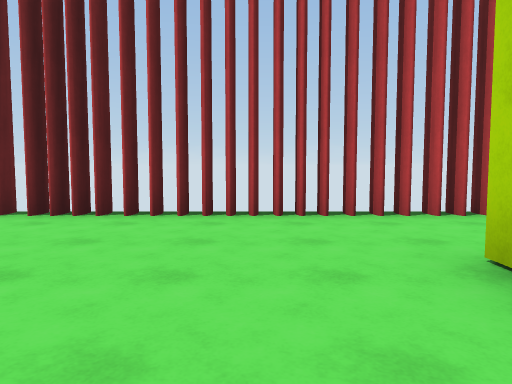
view 1 (above)

24 first-person views from a walk through a Unity game level. The camera is 1.3 m above the floor, tilts 4° down and sees 70° across. The floor is counted in squares, 2 m on a side. Each view is taken from the middle of a square. On the plan, view 1 faces up. The plan holds only what a view shows up to about 11 squares ahead; the rest is blank. The place goes on beyond the plan. The player is left out. Surface patterns are stand-ins for the level's own textures.

view 2
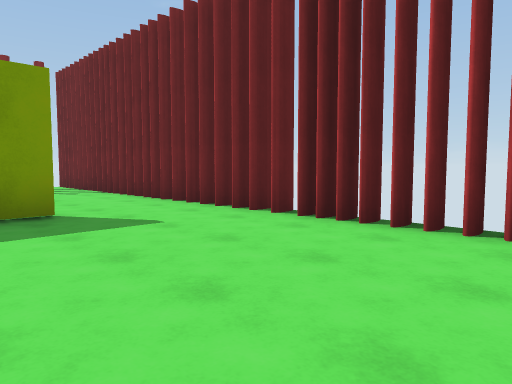

view 3
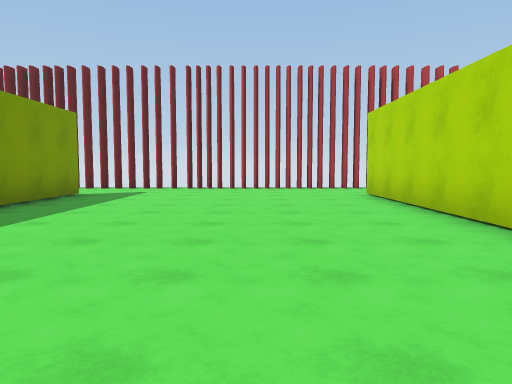

view 4
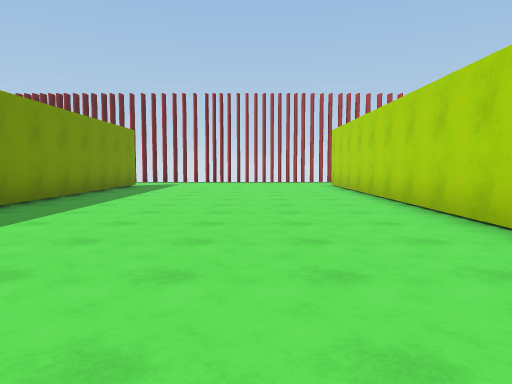

view 5
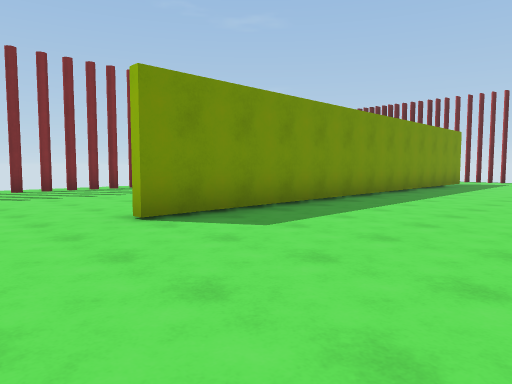

view 6
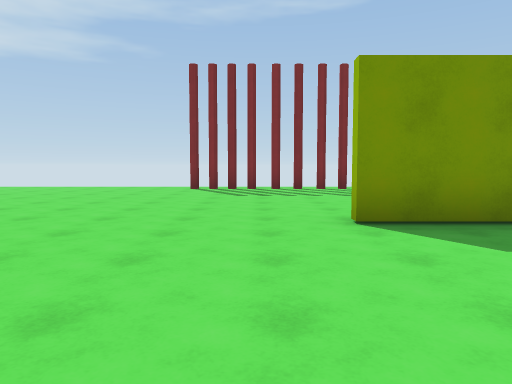

view 7
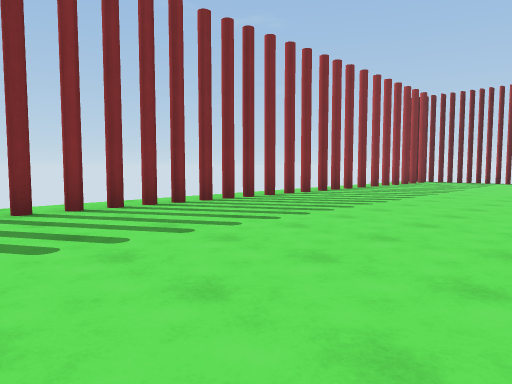

view 8
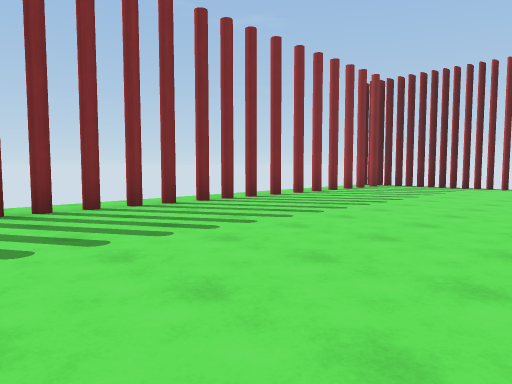

view 9
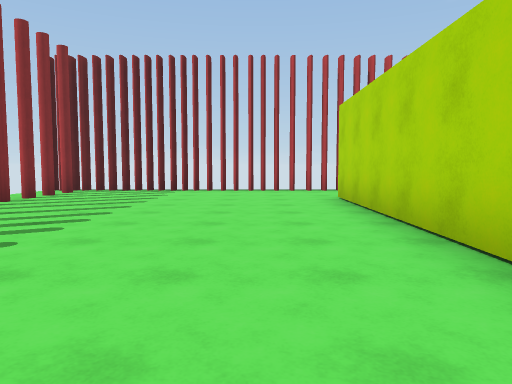

view 10
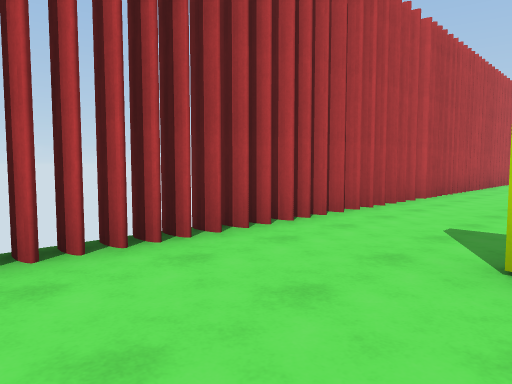

view 11
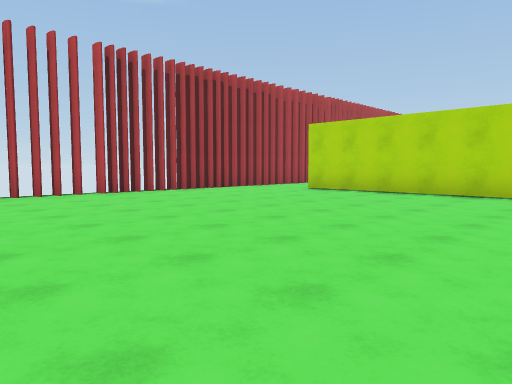

view 12
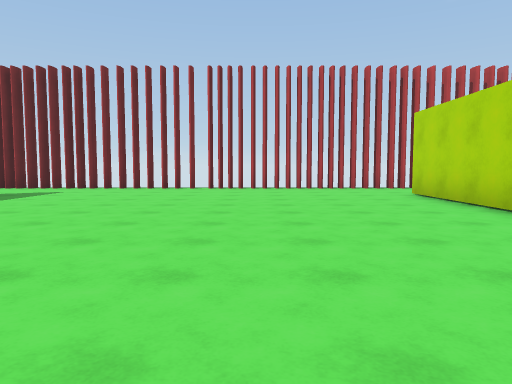

view 13
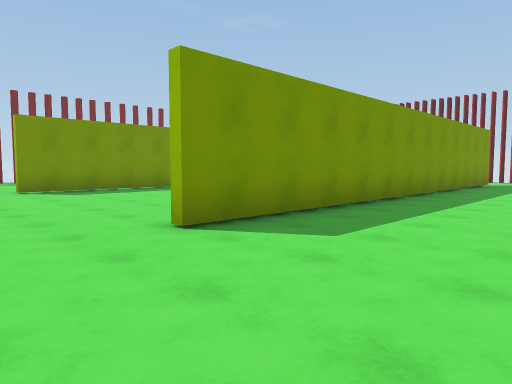

view 14
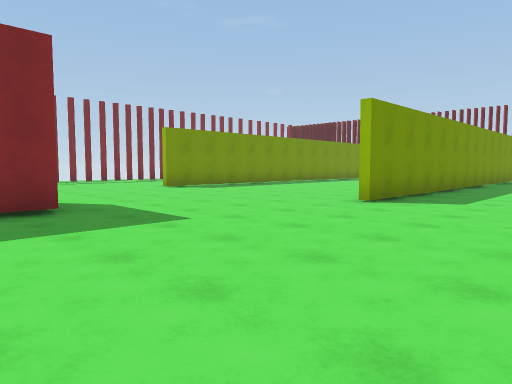

view 15
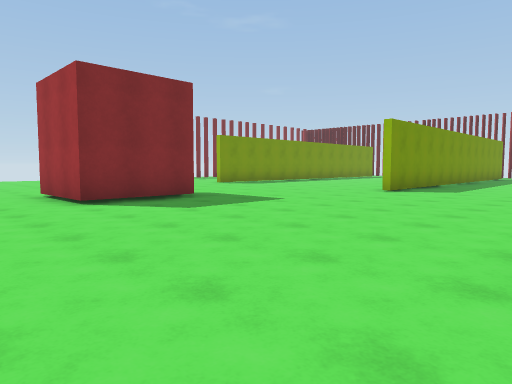

view 16
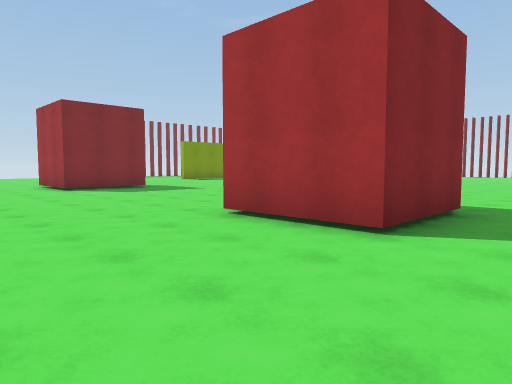

view 17
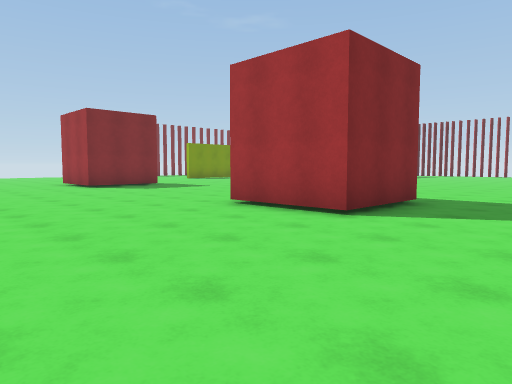

view 18
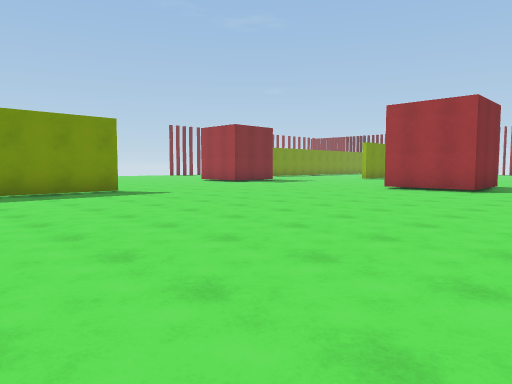

view 19
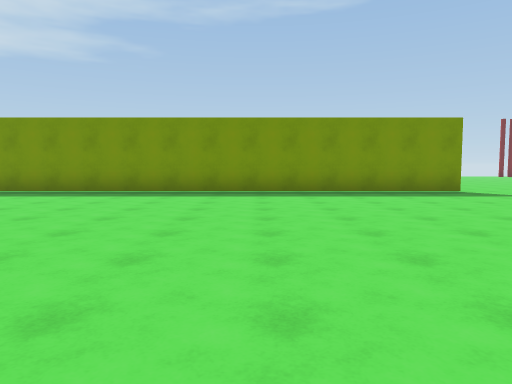

view 20
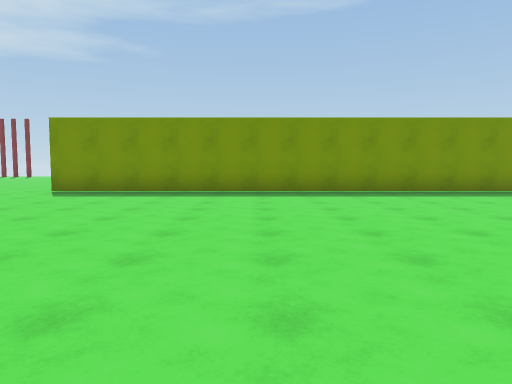

view 21
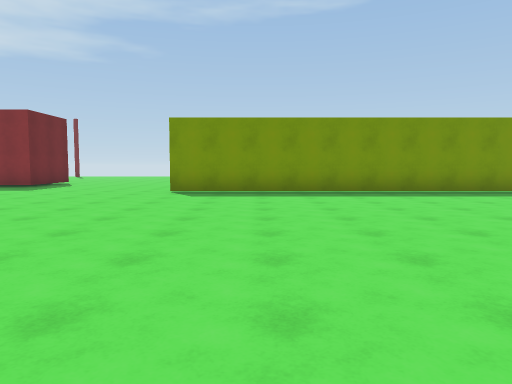

view 22
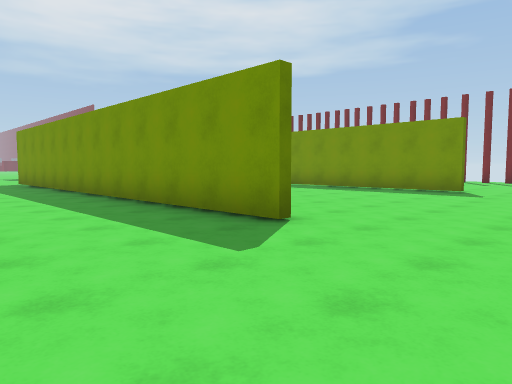

view 23
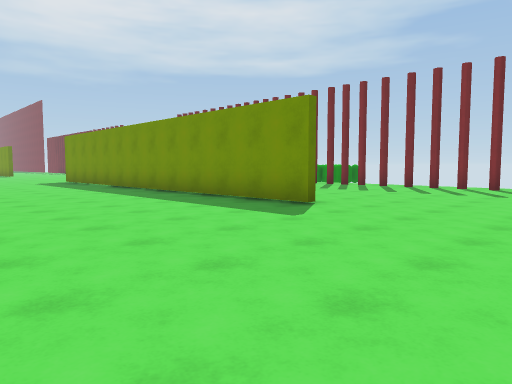

view 24
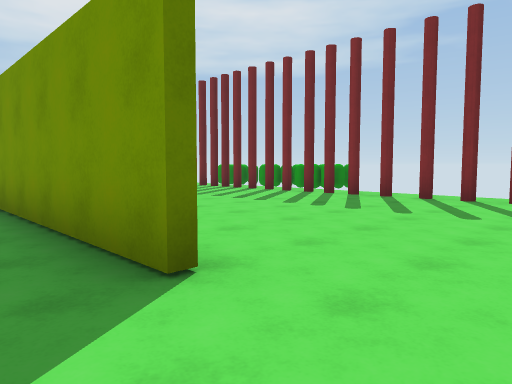

### Floor plan
Key: @ floor where view 1 was taken; # wall or solid block; x gap in a wall; . floor.
Columns run from 12 left of view 1 to 11 right of it. Each row starts with its distance up from view 1.
  5 #xxxx xx xxxxxx xx xxxxx
  4 x.......................
  3 #.......................
  2 x......#......#.........
  1  ......#......#.........
  0  ......#....@.#.........
 -1 #......#......#.........
 -2 x......#......#.........
 -3 #......#......#.........
 -4 x......#......#........
 -5 x......#......#..  ...
 -6 x......#......#..   .
 -7 #......#......#..
 -8 x......#......#..  ..
 -9 x......#......#... ...
-10 x................. ...
-11 x................. ...
-12 x.................  ..
-13 #.................  ...
-14 ........ .........  ...
-15 .......    #......  #..
-16 .........###......###..
-17 ....  .................
-18 ..        ..............
-19          ...............
-20     ....................
-21 #.......................
-22 #......................
-23  ......#......#........
-24  ......#......#.........
-25 #..... #.... .#.........
-26 x..... #.... .#.........
-27 x....  #.... .#.........
-28 x...   #...  .#.........
-29 x..    #...  .#........
-30        #...  .#.........
-31         ...  .#........
-32              .#........
-33              .#.........
-34              .#........
-35              .#.......
-36              .......

Positions as (right, up) in squares from view 1, and headings:
1: (0, 0), facing up
2: (0, 1), facing up-left
3: (-1, -6), facing up
4: (-1, -10), facing up
5: (-1, -12), facing up-left
6: (-1, -11), facing left
7: (-6, -11), facing up-left
8: (-6, -7), facing up-left
9: (-7, -5), facing up
10: (-1, 2), facing up-right
11: (3, -4), facing up-right
12: (8, -6), facing up
13: (5, -12), facing up-left
14: (5, -16), facing up-left
15: (6, -19), facing up-left
16: (10, -20), facing up-left
17: (11, -21), facing up-left
18: (11, -27), facing up-left
19: (11, -28), facing left
20: (11, -30), facing left
21: (11, -33), facing left
22: (5, -20), facing down-left
23: (0, -19), facing down-left
24: (-4, -21), facing down-left
